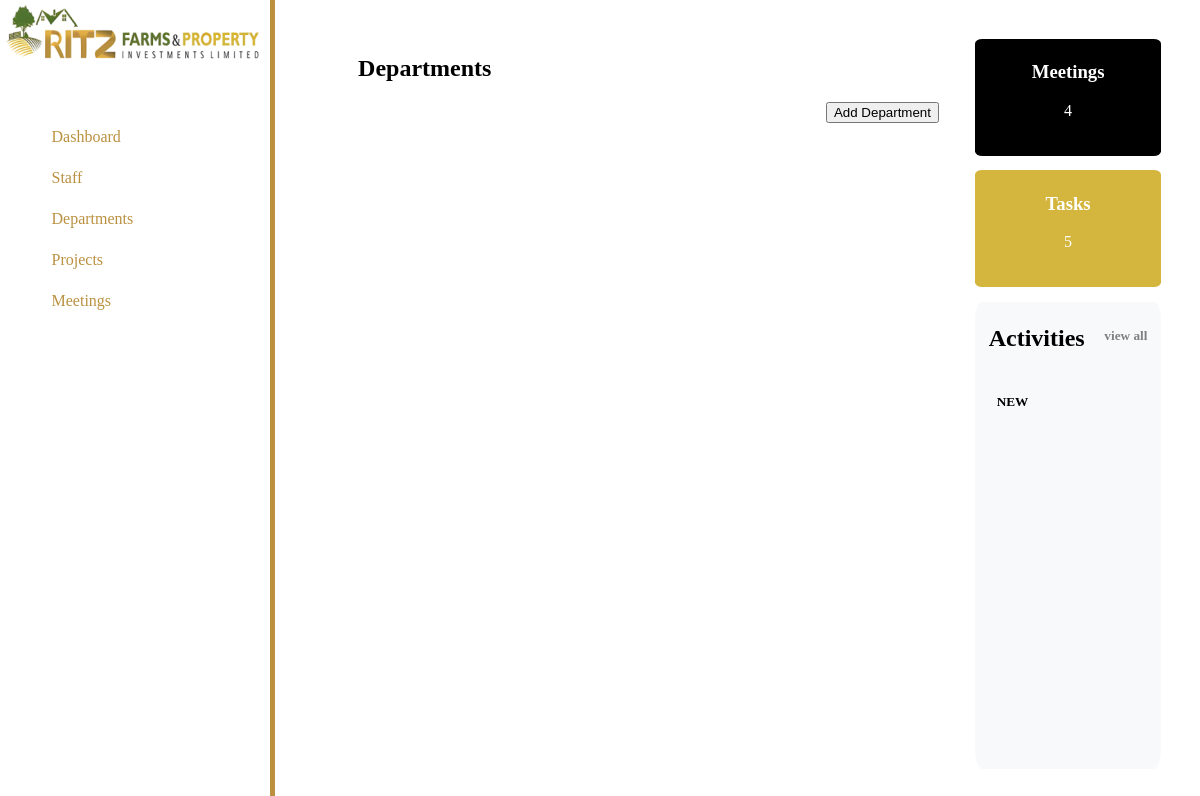
The app's page /departments/, older data.
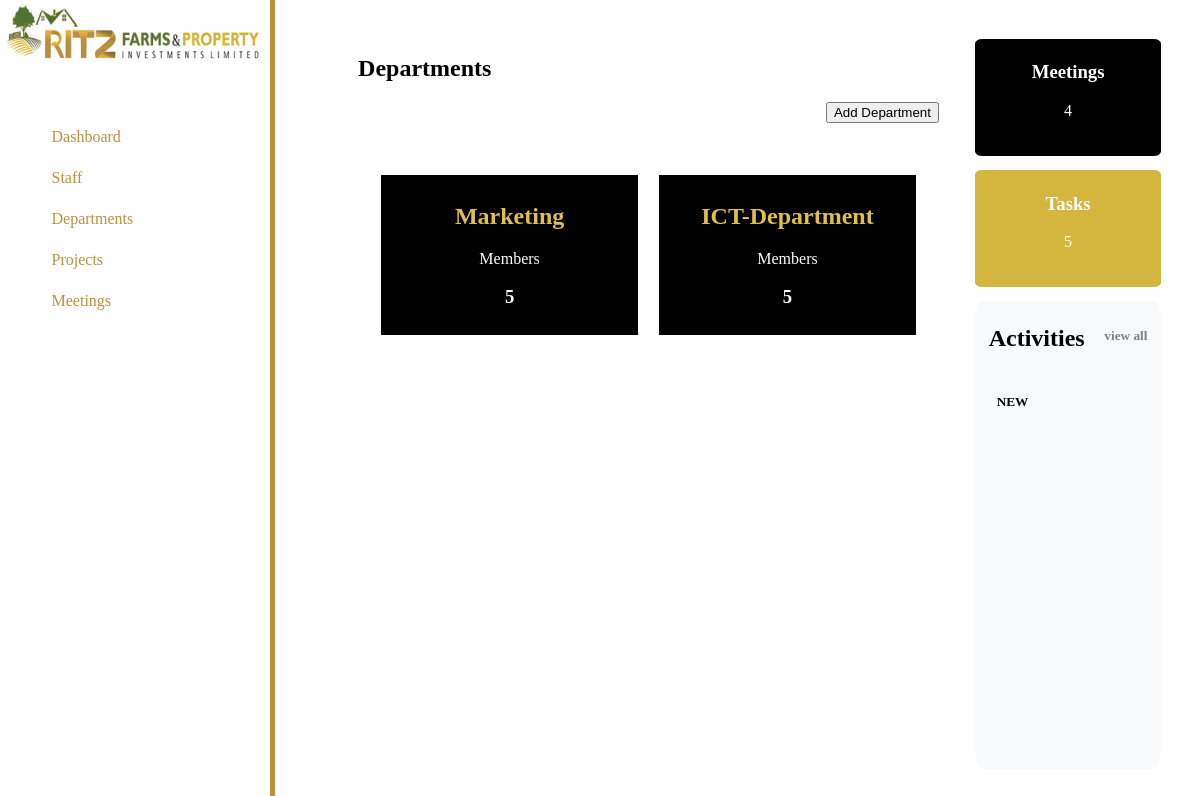
The same page, newer data.
### home/models.py (models this page shows, shortened)
class Department(Group):
    hod = models.ForeignKey(Employee, on_delete=models.CASCADE, related_name="department_head", null=True, blank=True)
    members = models.ManyToManyField(Employee, related_name="department_members", blank=True)

### home/views.py (the view)
# urls.py: path("departments/", departments_view, name="departments"),
def departments_view(request):
    departments = Department.objects.all()
    context = {
        'departments':departments,
    }
    return render(request, 'home/departments.html', context)

### templates/home/departments.html
{% extends "home/base.html" %} {% load static %} {% block content %}
<div>
    <div class="department_heading">
        <h2>
            Departments
        </h2>
    </div>
    <div class="add_department">
        <button>
            Add Department
        </button>
    </div>
</div>
<div class="projects">
    {% for department in departments %}
    <a id="update" href="{% url 'department' department.id %}">
    <div class="project">
        <h2>{{department.name}}</h2>
        <p>Members</p>
        <h3>5</h3>
      </div>
    </a>
    {% endfor %}
</div>
{% endblock content %}

Row changes from the older to the newer data that the page shows:
added Department: name "Marketing"
added Department: name "ICT-Department"
